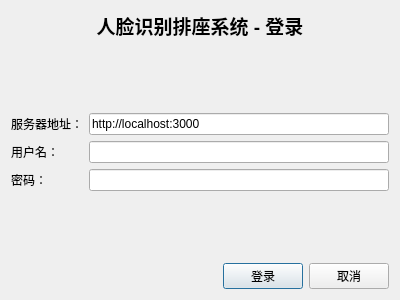
<?xml version="1.0" encoding="UTF-8"?>
<ui version="4.0">
 <class>LoginDialog</class>
 <widget class="QDialog" name="LoginDialog">
  <property name="geometry">
   <rect>
    <x>0</x>
    <y>0</y>
    <width>400</width>
    <height>300</height>
   </rect>
  </property>
  <property name="windowTitle">
   <string>登录</string>
  </property>
  <layout class="QVBoxLayout" name="verticalLayout">
   <item>
    <widget class="QLabel" name="titleLabel">
     <property name="font">
      <font>
       <pointsize>14</pointsize>
       <weight>75</weight>
       <bold>true</bold>
      </font>
     </property>
     <property name="text">
      <string>人脸识别排座系统 - 登录</string>
     </property>
     <property name="alignment">
      <set>Qt::AlignCenter</set>
     </property>
    </widget>
   </item>
   <item>
    <spacer name="verticalSpacer">
     <property name="orientation">
      <enum>Qt::Vertical</enum>
     </property>
     <property name="sizeHint" stdset="0">
      <size>
       <width>20</width>
       <height>20</height>
      </size>
     </property>
    </spacer>
   </item>
   <item>
    <layout class="QFormLayout" name="formLayout">
     <item row="0" column="0">
      <widget class="QLabel" name="serverLabel">
       <property name="text">
        <string>服务器地址：</string>
       </property>
      </widget>
     </item>
     <item row="0" column="1">
      <widget class="QLineEdit" name="serverEdit">
       <property name="text">
        <string>http://localhost:3000</string>
       </property>
      </widget>
     </item>
     <item row="1" column="0">
      <widget class="QLabel" name="usernameLabel">
       <property name="text">
        <string>用户名：</string>
       </property>
      </widget>
     </item>
     <item row="1" column="1">
      <widget class="QLineEdit" name="usernameEdit"/>
     </item>
     <item row="2" column="0">
      <widget class="QLabel" name="passwordLabel">
       <property name="text">
        <string>密码：</string>
       </property>
      </widget>
     </item>
     <item row="2" column="1">
      <widget class="QLineEdit" name="passwordEdit">
       <property name="echoMode">
        <enum>QLineEdit::Password</enum>
       </property>
      </widget>
     </item>
    </layout>
   </item>
   <item>
    <spacer name="verticalSpacer_2">
     <property name="orientation">
      <enum>Qt::Vertical</enum>
     </property>
     <property name="sizeHint" stdset="0">
      <size>
       <width>20</width>
       <height>20</height>
      </size>
     </property>
    </spacer>
   </item>
   <item>
    <layout class="QHBoxLayout" name="horizontalLayout">
     <item>
      <spacer name="horizontalSpacer">
       <property name="orientation">
        <enum>Qt::Horizontal</enum>
       </property>
       <property name="sizeHint" stdset="0">
        <size>
         <width>40</width>
         <height>20</height>
        </size>
       </property>
      </spacer>
     </item>
     <item>
      <widget class="QPushButton" name="loginButton">
       <property name="text">
        <string>登录</string>
       </property>
      </widget>
     </item>
     <item>
      <widget class="QPushButton" name="cancelButton">
       <property name="text">
        <string>取消</string>
       </property>
      </widget>
     </item>
    </layout>
   </item>
  </layout>
 </widget>
 <resources/>
 <connections/>
</ui> 
